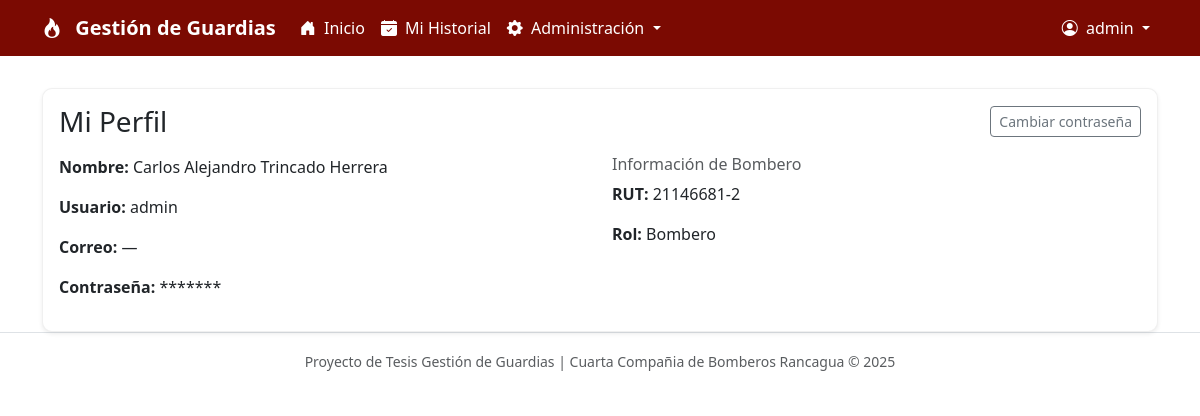
Page /mi-perfil/ (signed in) on the committed database.
### gestion/models.py (models this page shows, shortened)
class Bombero(models.Model):
    user = models.OneToOneField(User, on_delete=models.CASCADE)
    rut = models.CharField(max_length=12, unique=True, verbose_name="RUT")
    nombre = models.CharField(max_length=100, verbose_name="Nombre completo")
    rol = models.CharField(max_length=20, choices=[('Bombero', 'Bombero'), ('Jefe de Guardia', 'Jefe de Guardia'), ('Admin', 'Administrador')])

### gestion/views.py (the view)
# urls.py: path('mi-perfil/', views.mi_perfil, name='mi_perfil'),
@login_required
def mi_perfil(request):
    user = request.user
    bombero = getattr(user, 'bombero', None)
    return render(request, 'gestion/mi_perfil.html', {'user': user, 'bombero': bombero})

### templates/gestion/mi_perfil.html (shortened to what this page needs)
{% extends 'base.html' %}
{% block content %}
<div class="card shadow-sm">
  <div class="card-body">
    <div class="d-flex justify-content-between align-items-center mb-3">
      <h3 class="mb-0">Mi Perfil</h3>
      <a class="btn btn-sm btn-outline-secondary" href="{% url 'password_change' %}">Cambiar contraseña</a>
    </div>
    <div class="row">
      <div class="col-md-6">
        <p><strong>Nombre:</strong>
          {% if bombero %}
            {{ bombero.nombre }}
          {% else %}
            {{ user.get_full_name|default:user.username }}
          {% endif %}
        </p>
        <p><strong>Usuario:</strong> {{ user.username }}</p>
        <p><strong>Correo:</strong> {{ user.email|default:'—' }}</p>
        <p><strong>Contraseña:</strong> *******</p>
      </div>
      <div class="col-md-6">
        <h6 class="text-muted">Información de Bombero</h6>
        {% if bombero %}
          <p><strong>RUT:</strong> {{ bombero.rut }}</p>
          <p><strong>Rol:</strong> {{ bombero.rol }}</p>
        {% else %}
          <p class="text-muted">No hay perfil de Bombero asociado.</p>
        {% endif %}
      </div>
    </div>
  </div>
</div>
{% endblock %}

### templates/base.html (shortened to what this page needs)
<!DOCTYPE html>
<html lang="es">
<head>
    {% load static %}
    <link href="https://cdn.jsdelivr.net/npm/bootstrap@5.3.3/dist/css/bootstrap.min.css" rel="stylesheet">
    <link rel="stylesheet" href="https://cdnjs.cloudflare.com/ajax/libs/font-awesome/6.5.0/css/all.min.css">
    <link rel="stylesheet" href="https://cdn.jsdelivr.net/npm/bootstrap-icons@1.11.3/font/bootstrap-icons.min.css">
    <link rel="stylesheet" type="text/css" href="{% static 'css/styles.css' %}">
</head>
<body >
    <nav class="navbar navbar-expand-lg navbar-dark fixed-top" style="background-color: #2c3e50;">
        <div class="container container-xl">
            <a class="navbar-brand fw-bold" href="{% url 'index' %}">
                <i class="bi bi-fire navbar-brand-icon me-2"></i>
                Gestión de Guardias
            </a>
            <div class="collapse navbar-collapse" id="navbarNav">
                <ul class="navbar-nav me-auto mb-2 mb-lg-0 ">
                    {% if user.is_authenticated %}
                        <li class="nav-item">
                            <a class="nav-link {% if request.path == '/' %}active{% endif %}" href="{% url 'index' %}">
                                <i class="bi bi-house-door-fill me-1"></i> Inicio
                            </a>
                        </li>
                        <li class="nav-item">
                            <a class="nav-link {% if 'historial' in request.path %}active{% endif %}" href="{% url 'historial' %}">
                                <i class="bi bi-calendar-check-fill me-1"></i> Mi Historial
                            </a>
                        </li>
                        {% if user.is_superuser or user.is_staff %}
                        <li class="nav-item dropdown ">
                            <a class="nav-link dropdown-toggle" href="#" id="adminDropdown" role="button" data-bs-toggle="dropdown" aria-expanded="false">
                                <i class="bi bi-gear-fill me-1"></i> Administración
                            </a>
                        </li>
                        {% endif %}
                    {% endif %}
                </ul>
                <ul class="navbar-nav">
                    {% if user.is_authenticated %}
                        <li class="nav-item dropdown">
                            <a class="nav-link dropdown-toggle" href="#" id="userDropdown" role="button" data-bs-toggle="dropdown" aria-expanded="false">
                                <i class="bi bi-person-circle me-1"></i>
                                {{ user.first_name|default:user.username }}
                            </a>
                        </li>
                    {% else %}
                        <li class="nav-item">
                            <a class="nav-link btn btn-sm btn-danger text-white px-3" href="{% url 'login' %}">
                                <i class="bi bi-box-arrow-in-right me-1"></i> Iniciar Sesión
                            </a>
                        </li>
                    {% endif %}
                </ul>
            </div>
        </div>
    </nav>
    <main class="container mt-4">
        {% block content %}
        {% endblock %}
    </main>
    <footer class="footer mt-auto py-3 bg-white border-top">
        <div class="container text-center">
            <span class="text-muted small">Proyecto de Tesis Gestión de Guardias | Cuarta Compañia de Bomberos Rancagua &copy; 2025</span>
        </div>
    </footer>
</body>
</html>

### static/css/styles.css (style rules this page uses)
:root { --navbar-height: 72px; --brand-burgundy: #7b0a02; --brand-red: #d32f2f; --brand-white: #ffffff; --brand-muted: #f8f7f7; --brand-text: #1f1f1f; }
html, body { height: 100%; }
body { padding-top: var(--navbar-height); }
main.container { padding-top: 0.5rem; }
.navbar.fixed-top { z-index: 1030; }
.navbar.fixed-top, .navbar { background-color: var(--brand-burgundy) !important; }
.navbar .navbar-brand, .navbar .nav-link, .navbar .navbar-text { color: var(--brand-white) !important; }
.card { border-radius: 10px; border: 1px solid rgba(0,0,0,0.06); background: var(--brand-white) !important; box-shadow: 0 8px 24px rgba(31,31,31,0.06); }
a { color: var(--brand-red); }
.navbar .navbar-brand, .navbar .nav-link { color: var(--brand-white) !important; }
.card { margin: 0 auto; }

### rows in the picture
Bombero: nombre "Carlos Alejandro Trincado Herrera", rut "21146681-2", rol "Bombero"

### other values in the picture
{{ user.first_name|default:user.username }} "admin"
{{ user.username }} "admin"
{{ user.email|default:'—' }} "—"
